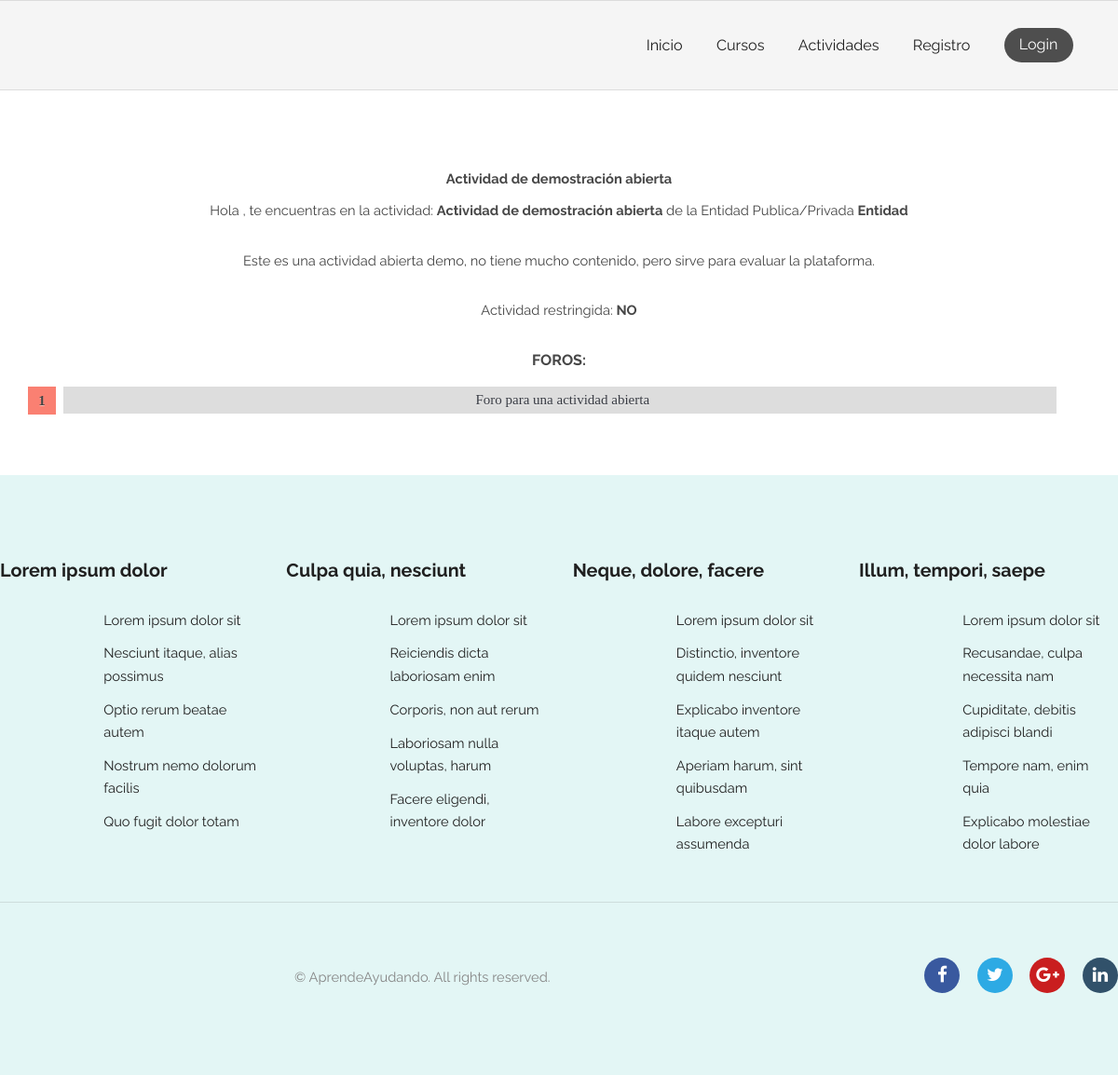
/activity/9/, run on the app's committed database.
### activity/models.py (models this page shows, shortened)
class Activity(models.Model):
    title = models.CharField(max_length=200)
    pub_date = models.DateTimeField(verbose_name="date published", auto_now_add=True)
    enrolled_users = models.ManyToManyField(get_user_model(), related_name="activities", blank=True)
    entity = models.ForeignKey(get_user_model(), null=True, on_delete=models.CASCADE, limit_choices_to={'groups__name':'EntidadPublicoPrivada'})
    restricted_entry = models.BooleanField(null=True) #Aun falta añadir esta funcionalidad(recordad hacer el makemigrations->migrate si lo implementais)
    description = models.CharField(max_length=1000)
    class Meta:
        verbose_name = "Actividad"
        verbose_name_plural = "Actividades"

### forum/models.py (models this page shows, shortened)
class Forum(models.Model):
    title = models.CharField(max_length=200)
    enrolled_users = models.ManyToManyField(get_user_model(), related_name="forums", blank=True)
    author = models.ForeignKey(get_user_model(), null=True, on_delete=models.CASCADE,
                                limit_choices_to=Q(groups__name='Profesor') | Q(groups__name='EntidadPublicoPrivada'))
    activityCourseFk = models.IntegerField()
    activityCourseType = models.CharField(max_length=20)
    class Meta:
        verbose_name = "Foro"
        verbose_name_plural = "Foros"

### activity/views.py (the view)
# urls.py: path('<int:activity_id>/', views.join, name='join'), # /activity/curso/1
def join(request, activity_id):
    activity = get_object_or_404(Activity, pk=activity_id)
    if activity.restricted_entry and not request.user.is_authenticated:
        return inscription(request, activity_id)
    isOwner = False
    if request.user==activity.entity:
        isOwner = True
    if request.user not in activity.enrolled_users.all() and not isOwner and activity.restricted_entry:
        return inscription(request, activity_id)
    forumListCourse = Forum.objects.filter(activityCourseType='Activity', activityCourseFk=activity.id)
    """forumListCourse = []
    for forum in forumListAux:
        if activity.id == forum.activityCourseFk:   #No se comprueba si "forum" es Type Actividad
            forumListCourse.append(forum)"""
    show_de_enroll = False
    if request.user in activity.enrolled_users.all():
        show_de_enroll = True
    context = {
        'activity': activity,
        'usuario': request.user,
        'isOwner': isOwner,
        'show_de_enroll': show_de_enroll,
        'forumListCourse': forumListCourse,
    }
    if (request.method=='POST' and request.user not in activity.enrolled_users.all() and request.user.is_authenticated):
        activity.enrolled_users.add(request.user)
        context['show_de_enroll'] = True
    return render(request, 'activity/activity.html',context)

### AprendeAyudando/templates/activity/activity.html (shortened to what this page needs)
{% extends "registration/base.html" %}
{% block style %}
    {% load static %}
    <link rel="stylesheet" type="text/css" href="{% static 'courses/style.css' %}">
{% endblock %}
{% block content %}
<section class="wrapper align-center login">
    <div class="container 100%">
        <h1>{{ activity.title }}</h1>
        {% if isOwner or user.is_superuser %}
            {% if isOwner %}
                <p>Bienvenido a tu actividad: <strong>{{ activity.title }}</strong></p>
            {% else %}
                <p>Hola {{ usuario.first_name }}, te encuentras en la actividad <strong>{{ activity.title }}</strong> de la Entidad Publica/Privada <strong>{{ activity.entity.first_name }}</strong></p>
            {% endif %}
            <p>{{ activity.description }}</p>
            <a style="margin-bottom: 50px;" href="{% url 'forum:create' activity.id %}" class="button small pink">Crear un foro</a>
            {% if activity.restricted_entry %}
                <a style="margin-bottom: 50px;" href="{% url 'activity:activityrequest' activity.id %}" class="button small pink">Ver solicitudes</a>
            {% endif %}
        {% else  %}
            <p>Hola {{ usuario.first_name }}, te encuentras en la actividad: <strong>{{ activity.title }}</strong> de la Entidad Publica/Privada <strong>{{ activity.entity.first_name }}</strong></p>
            <p>{{activity.description}}</p>
        {% endif %}
            <p>Actividad restringida:
                <strong>
                    {% if activity.restricted_entry %}
                        SI
                    {% else %}
                        NO
                    {% endif %}
                </strong>
            </p>
        <h4>FOROS:</h4>
        {% if forumListCourse %}
            <ol id="prettyList" style="width:92%;">
                {% for forum in forumListCourse %}
                    <li id="prettyListItem"><a href="{% url 'forum:join' forum.id %}">{{ forum.title }}</a></li>
                {% endfor %}
            </ol>
        {% else %}
            <p>Lo sentimos, no hay foros disponibles.</p>
        {% endif %}
    </div>
</section>
{% endblock %}

### AprendeAyudando/static/general/css/skel.css (style rules this page uses)
html,body,div,span,applet,object,iframe,h1,h2,h3,h4,h5,h6,p,blockquote,pre,a,abbr,acronym,address,big,cite,code,del,dfn,em,img,ins,kbd,q,s,samp,small,strike,strong,sub,sup,tt,var,b,u,i,center,dl,dt,dd,ol,ul,li,fieldset,form,label,legend,table,caption,tbody,tfoot,thead,tr,th,td,article,aside,canvas,details,embed,figure,figcaption,footer,header,hgroup,menu,nav,output,ruby,section,summary,time,mark,audio,video { margin:0;padding:0;border:0;font-size:100%;font:inherit;vertical-align:baseline; }
article,aside,details,figcaption,figure,footer,header,hgroup,menu,nav,section { display:block; }
body { line-height:1; }
ol,ul { list-style:none; }
body { -webkit-text-size-adjust:none }
*, *:before, *:after { -moz-box-sizing: border-box; -webkit-box-sizing: border-box; box-sizing: border-box; }
.container { margin-left: auto; margin-right: auto; width: 1200px; }

### AprendeAyudando/static/general/css/style.css (style rules this page uses)
body { background: #fff; }
body, input, select, textarea { color: #444; font-family: "Raleway", Helvetica, sans-serif; font-size: 13pt; font-weight: 400; line-height: 1.65em; }
a { color: #383b43; text-decoration: none; }
strong, b { color: #474747; font-weight: 700; }
p { margin: 0 0 2em 0; }
h1, h2, h3, h4, h5, h6 { color: #474747; font-weight: 700; line-height: 1em; margin: 0 0 1em 0; }
h4 { font-size: 1.1em; line-height: 1.5em; }
.align-center { text-align: center; }
ol { list-style: decimal; margin: 0 0 2em 0; padding-left: 1.25em; }
ol li { padding-left: 0.25em; }
.login { padding-bottom: 10em; }
.wrapper { padding: 6em 0em 4em; }

### AprendeAyudando/static/general/css/style-xlarge.css (style rules this page uses)
body, input, select, textarea { font-size: 11pt; }

### AprendeAyudando/static/courses/style.css (style rules this page uses)
#prettyList { counter-reset: prettyListItem; list-style: none; *list-style: decimal; font: 15px 'trebuchet MS', 'lucida sans'; padding: 0; margin-bottom: 1em; text-shadow: 0 1px 0 rgba(255,255,255,.5); }
#prettyList { margin: 0 0 0 2em; }
#prettyListItem { position: relative; display: block; padding: .4em .4em .4em .8em; *padding: .4em; margin: .5em 0 .5em 2.5em; background: #ddd; color: #444; text-decoration: none; transition: all .3s ease-out; }
#prettyListItem:before { content: counter(prettyListItem); counter-increment: prettyListItem; position: absolute; left: -2.5em; top: 50%; margin-top: -1em; background: #fa8072; height: 2em; width: 2em; line-height: 2em; text-align: center; font-weight: bold; }
#prettyListItem:after { position: absolute; content: ''; border: .5em solid transparent; left: -1em; top: 50%; margin-top: -.5em; transition: all .3s ease-out; }

### data on the page
Activity: title "Actividad de demostración abierta", entity.first_name "Entidad", description "Este es una actividad abierta demo, no tiene mucho contenido, pero sirve para evaluar la plataforma."
Forum: title "Foro para una actividad abierta"
